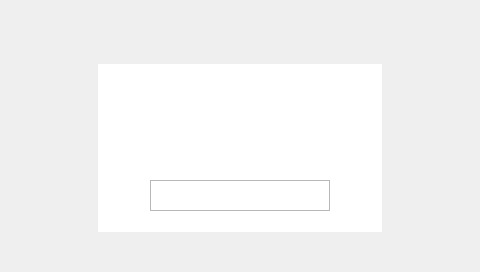
<?xml version="1.0" encoding="UTF-8"?>
<ui version="4.0">
 <class>Existmission_dialog</class>
 <widget class="QWidget" name="Existmission_dialog">
  <property name="geometry">
   <rect>
    <x>0</x>
    <y>0</y>
    <width>480</width>
    <height>272</height>
   </rect>
  </property>
  <property name="windowTitle">
   <string>Form</string>
  </property>
  <widget class="QTextEdit" name="textEdit">
   <property name="geometry">
    <rect>
     <x>150</x>
     <y>180</y>
     <width>180</width>
     <height>31</height>
    </rect>
   </property>
   <property name="font">
    <font>
     <family>Ubuntu</family>
     <pointsize>12</pointsize>
    </font>
   </property>
   <property name="styleSheet">
    <string notr="true"/>
   </property>
   <property name="html">
    <string>&lt;!DOCTYPE HTML PUBLIC &quot;-//W3C//DTD HTML 4.0//EN&quot; &quot;http://www.w3.org/TR/REC-html40/strict.dtd&quot;&gt;
&lt;html&gt;&lt;head&gt;&lt;meta name=&quot;qrichtext&quot; content=&quot;1&quot; /&gt;&lt;style type=&quot;text/css&quot;&gt;
p, li { white-space: pre-wrap; }
&lt;/style&gt;&lt;/head&gt;&lt;body style=&quot; font-family:'Ubuntu'; font-size:12pt; font-weight:400; font-style:normal;&quot;&gt;
&lt;p align=&quot;center&quot; style=&quot;-qt-paragraph-type:empty; margin-top:0px; margin-bottom:0px; margin-left:0px; margin-right:0px; -qt-block-indent:0; text-indent:0px;&quot;&gt;&lt;br /&gt;&lt;/p&gt;&lt;/body&gt;&lt;/html&gt;</string>
   </property>
  </widget>
  <widget class="QLabel" name="label">
   <property name="geometry">
    <rect>
     <x>98</x>
     <y>64</y>
     <width>284</width>
     <height>168</height>
    </rect>
   </property>
   <property name="font">
    <font>
     <pointsize>16</pointsize>
    </font>
   </property>
   <property name="styleSheet">
    <string notr="true">background-color: rgb(255, 255, 255);</string>
   </property>
   <property name="text">
    <string/>
   </property>
   <property name="alignment">
    <set>Qt::AlignCenter</set>
   </property>
  </widget>
  <zorder>label</zorder>
  <zorder>textEdit</zorder>
 </widget>
 <resources/>
 <connections/>
</ui>
